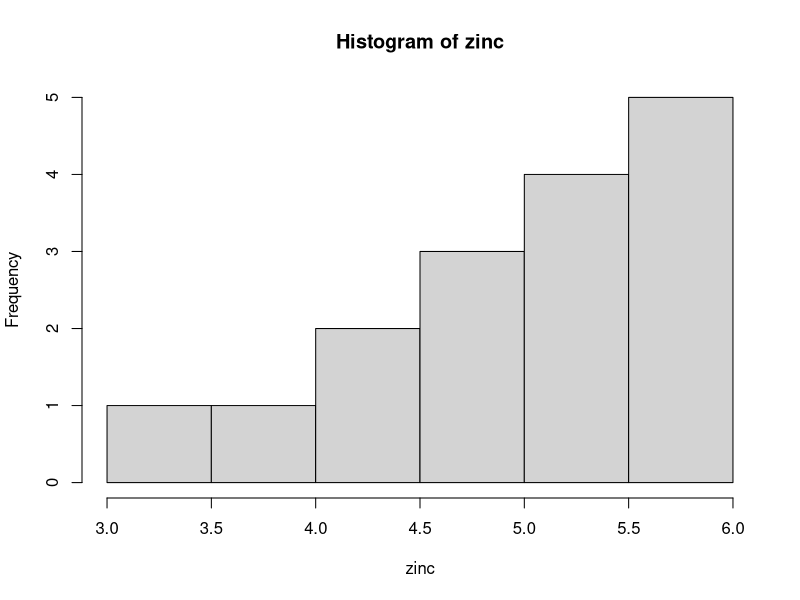
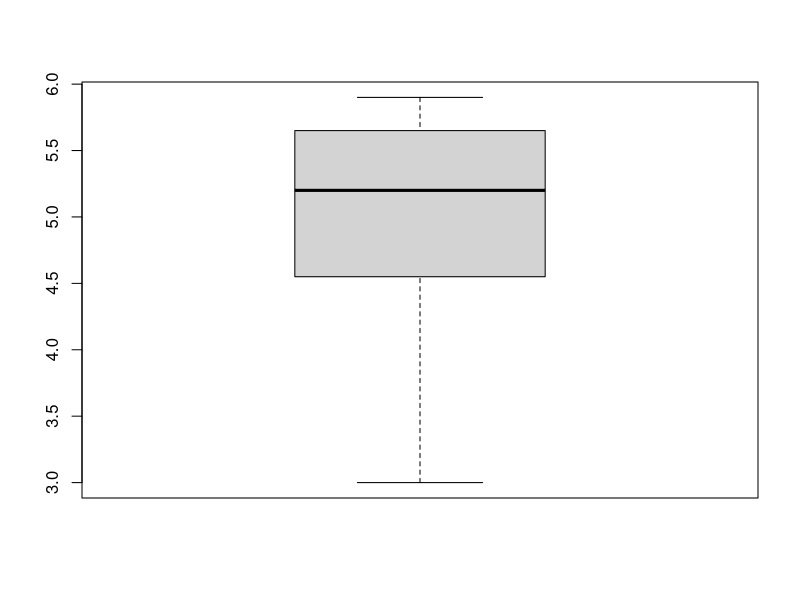
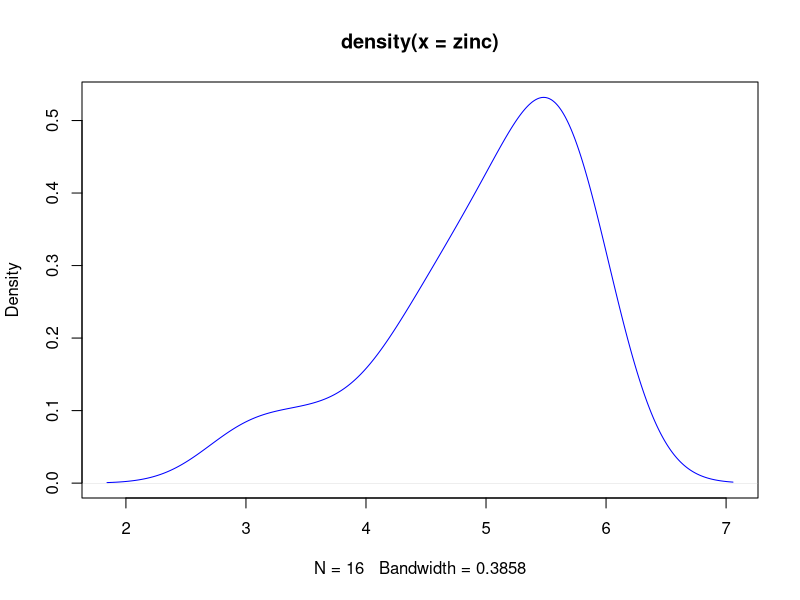
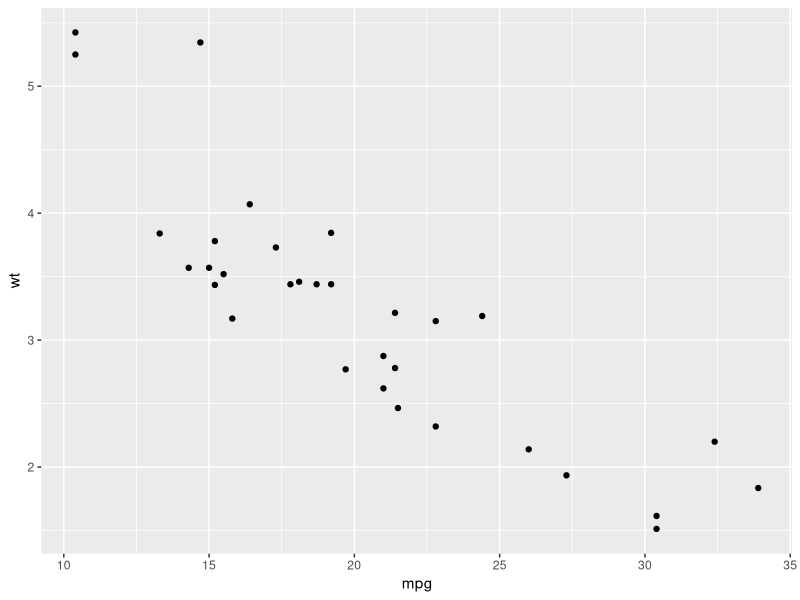
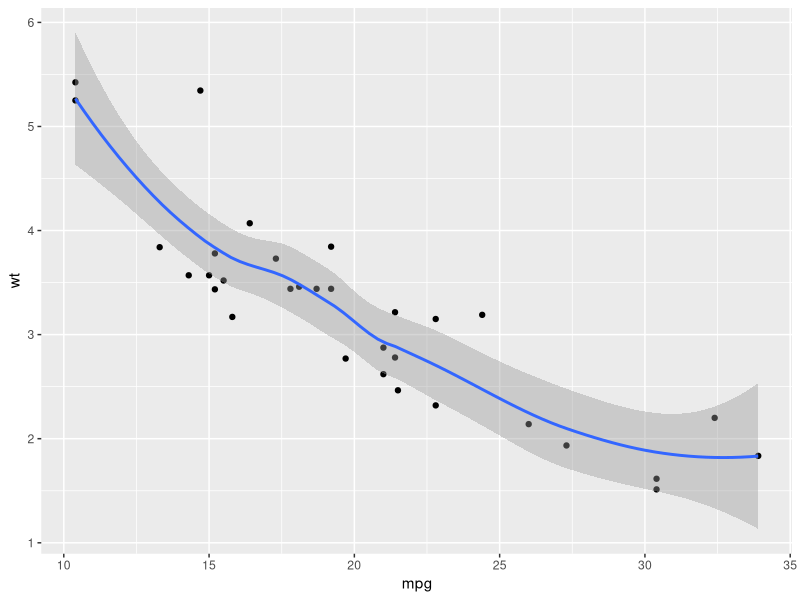
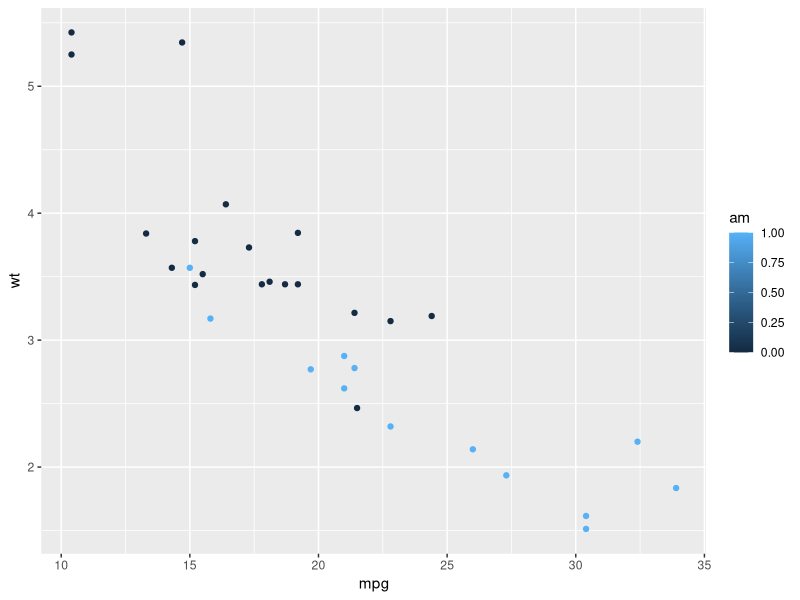
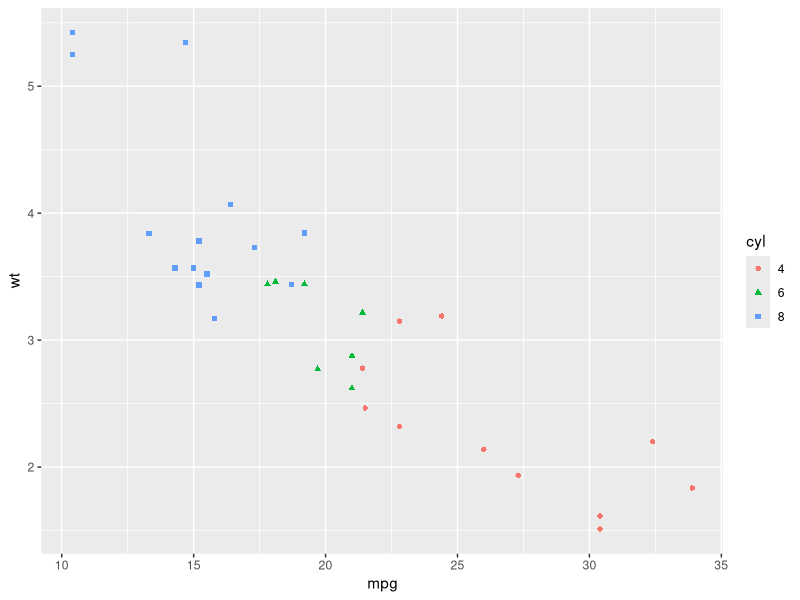
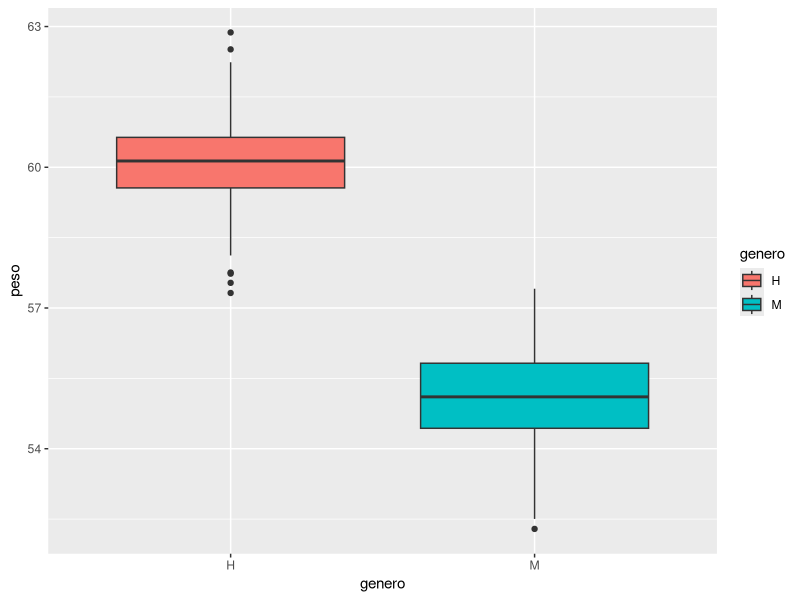

Recreate these plots in R, in order.
library(ggplot2)
library(dplyr)
library(magrittr)

zinc <- c(3, 5.8, 5.6, 4.8, 5.1, 3.6, 5.5, 4.7, 5.7, 5, 5.9, 5.7, 4.4, 5.4, 4.2, 5.3)
length(zinc)

#Graficos sin ggplot. Son de libreria graphics que viene ya en R
hist(zinc)
boxplot(zinc)
plot(density(zinc), col = "blue")

#Con ggplot2

?mtcars

qplot(x = mpg, y = wt, data = mtcars, geom = "point")

qplot(x = mpg, y = wt, data = mtcars, geom = c("point", "smooth"))

qplot(x = mpg, y = wt, data = mtcars, geom = "point", colour = am)

mtcars <- mtcars %>% transform(cyl = as.factor(cyl))

glimpse(mtcars)

qplot(x = mpg, y = wt, data = mtcars, geom = "point", colour = cyl, shape = cyl)

wdata <- data.frame(genero = factor(rep(c("H", "M"), each = 200)),
                    peso = c(rnorm(200, 60), rnorm(200, 55)))

qplot(x = genero, y = peso, data = wdata, geom = "boxplot", fill = genero)

qplot(x = genero, y = peso, data = wdata, geom = "violin", fill = genero)

qplot(x = genero, y = peso, data = wdata, geom = "dotplot", stackdir = "center", binaxis = "y", dotsize = 0.5)

qplot(peso, data = wdata, geom = "histogram", fill = genero)

qplot(peso, data = wdata, geom = "density", color = genero, linetype = genero)

#ggplot

ggplot(data = mtcars, aes(x = wt, y = mpg)) + geom_point()

ggplot(data = mtcars, aes(x = wt, y = mpg)) + geom_point(size = 2, shape = 23)

ggplot(wdata, aes(x = peso)) + geom_density()

ggplot(wdata %>% filter(genero == "H"), aes(x = peso)) + geom_density()

ggplot(wdata, aes(x = peso)) + stat_density()

mtcars

my_pie <- mtcars %>%
  group_by(cyl) %>%
  summarise(n = n())

my_pie

ggplot(my_pie, aes(x = "", y = n, fill = cyl)) + 
  geom_bar(stat = "identity") +
  coord_polar("y", start = 0)


#geom_area()
#geom_density()
#geom_dotplot()
#geom_freqpoly()
#geom_histogram()
#stat_ecdf()
#stat_qq()

#En forma global para los graficos
#theme_set(theme_dark())

a <- ggplot(wdata, aes(x = peso))

a + geom_density()
a + geom_dotplot()
a + geom_histogram() + theme_dark()
a + stat_ecdf() + ggtitle("Distribucion acumulada") + xlab("Mi eje x") + ylab("Mi eje y")

wdata
ggplot(wdata %>% filter(genero == "M"), aes(sample = peso)) + stat_qq()


